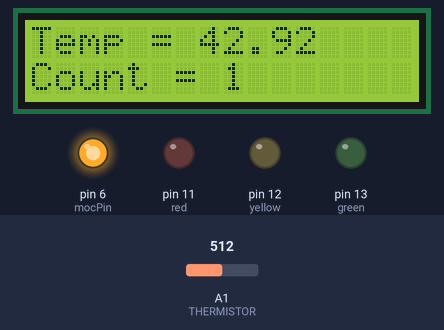
The sketch below on a simulated Arduino Uno, built with avr-gcc and run on an emulated ATmega328P. Shown: 16×2 character LCD, output pins drawn as LEDs (lit = HIGH). The test bench sets the inputs (shaded band); at power-on: A1 (THERMISTOR) = 512. What the sketch prints to the serial monitor is not drawn.

Above: at 1.6 s.
1.7 s: A1 (THERMISTOR) set to 330
5.1 s: A1 (THERMISTOR) set to 309
At 6.4 s:
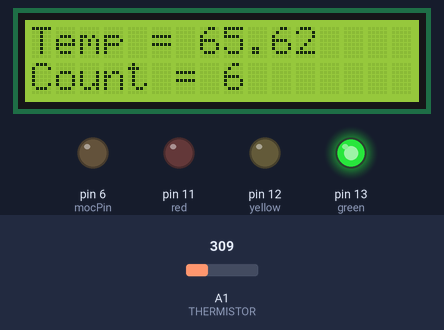
8.5 s: A1 (THERMISTOR) set to 280
At 10.7 s:
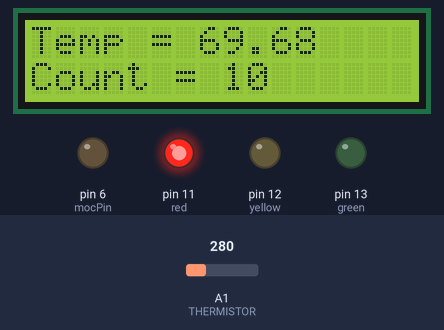
11.9 s: A1 (THERMISTOR) set to 511
At 13.8 s:
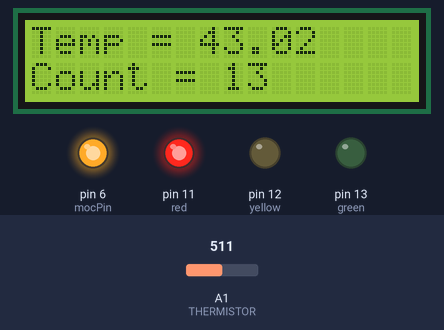
Timing chart, 0 to 16.3 s (numbered marks = the images above; inputs shaded):
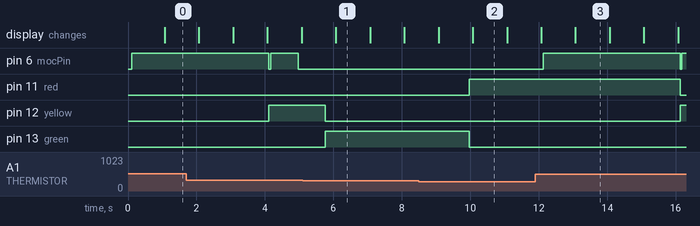

The sketch:

monitoringTemp_of_light_with_arduino_control.ino
```cpp
#define THERMISTOR A1
#define NUMSAMPLES 5
#define THERMROOM 25
#define ROOMRESIST 10000
#define BETA 3960
#define SERIESR 4700

#include <LiquidCrystal.h>
#include <TimerOne.h>

LiquidCrystal lcd(10,9,5,4,3,2);  //define object called lcd

uint16_t samples[NUMSAMPLES];
int mocPin = 6;
int red = 11;
int yellow = 12;
int green = 13;

unsigned long seconds;
float temperature;

void setup(void) {
  lcd.begin(16,2);  //starts lcd screen
  lcd.clear();      //clears screen
  Serial.begin(9600);
  analogReference(EXTERNAL);
  pinMode(mocPin, OUTPUT);
  pinMode(red, OUTPUT);
  pinMode(yellow, OUTPUT);
  pinMode(green, OUTPUT);
  Timer1.initialize(1000000);
  Timer1.attachInterrupt(counter);
}

void loop() {
  uint8_t i;
  float number;

  for(i = 0; i < NUMSAMPLES; i++){          //for loop to get 5 analog samples
    samples[i] = analogRead(THERMISTOR);    //assigns value to each position within array
    delay(10);                              //waits
  }

  number = 0;
  for(i=0; i < NUMSAMPLES; i++){
    number += samples[i];
    }
  number /= NUMSAMPLES;

  number = 1023 / number - 1;
  number = SERIESR/number;

  temperature = number / ROOMRESIST;
  temperature = log(temperature);
  temperature /= BETA;
  temperature += 1.0 / (THERMROOM + 273.15);
  temperature = 1.0/temperature;
  temperature -= 273.15;

  int setpoint = 65;
  int err;
  int Gain = 20;
  int dutyCycle;
  int onTime;
  int offTime;

  err = setpoint - temperature;
  dutyCycle = err*Gain;
  dutyCycle = constrain(dutyCycle, 0, 200);
  onTime = map(dutyCycle, 0, 200, 0, 4000);  //changes to delay onTime to 0-4000
  offTime= map(onTime, 0, 4000, 1000, 0);    //changes delay offTime to 1000-0

  digitalWrite(mocPin, HIGH);
  delay(onTime);
  digitalWrite(mocPin, LOW);
  delay(offTime);

  if(temperature >= 68.0){
    digitalWrite(red, HIGH);
    digitalWrite(yellow, LOW);
    digitalWrite(green, LOW);
    }
    else if(temperature <=62.0){
      digitalWrite(yellow, HIGH);
      digitalWrite(red, LOW);
      digitalWrite(green, LOW);
      }
      else if(temperature > 62.0 && temperature <=68.0){
      digitalWrite(green, HIGH);
      digitalWrite(yellow, LOW);
      digitalWrite(red, LOW);
      }
}

void counter(){
  seconds++;
  Serial.print(seconds);
  Serial.print(",");
  Serial.println(temperature);
  lcd.clear();
  lcd.setCursor(0,0);
  lcd.print("Temp = ");
  lcd.print(temperature);
  lcd.setCursor(0,1);
  lcd.print("Count = ");
  lcd.print(seconds);
  }
```

Measured:
- the behaviour switches between 322 and 321 on A1 (THERMISTOR) (found by bisection; images 0 and 1)
- the behaviour switches between 292 and 291 on A1 (THERMISTOR) (found by bisection; images 1 and 2)
- after the input at 5.1 s, pin 6 (mocPin): stops changing and stays LOW
- after the input at 8.5 s, pin 11 (red): LOW → HIGH after 1.5 s; pin 13 (green): HIGH → LOW after 1.5 s
- after the input at 11.9 s, pin 6 (mocPin): LOW → HIGH after 0.22 s, → LOW 4.0 s later, → HIGH 0.05 s later; pin 11 (red): HIGH → LOW after 4.2 s; pin 12 (yellow): LOW → HIGH after 4.2 s
- what the display in image 1 shows lasts 1.0 s, from 6.1 s to 7.1 s
